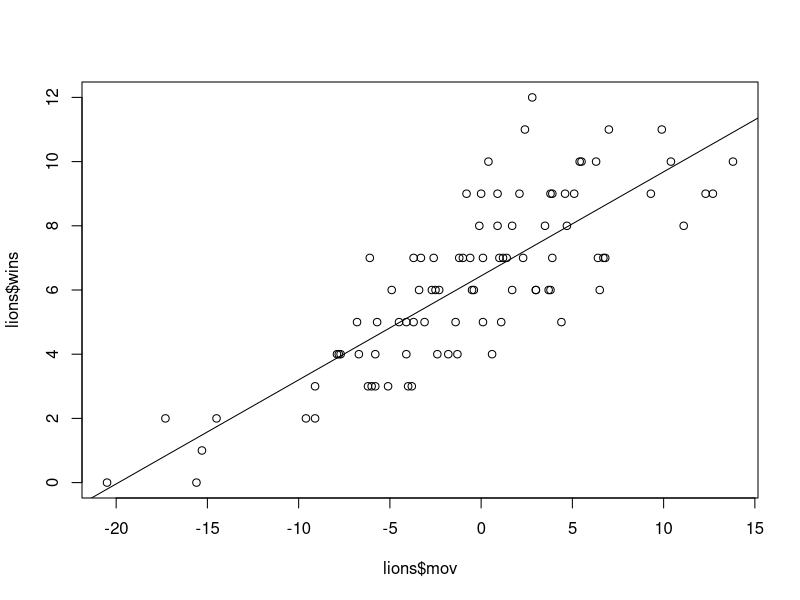
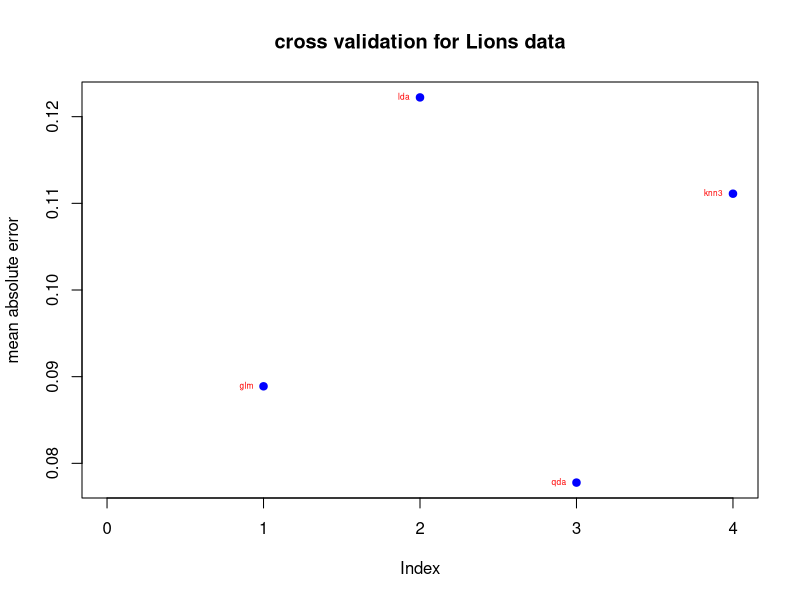

Recreate these plots in R, in order.
## ---- chunk 1
library(tidyverse)
## ---- chunk 2
lions <- read.csv("sportsref_download - sportsref_download.csv")

str(lions)
## ---- chunk 3
names(lions)[c(4, 5, 6, 17, 18, 19, 20, 21, 22, 23, 24)] <- c(
  "wins", "loss", "ties", "off.pts.rnk", "off.yds.rnk", "def.pts.rnk", 
  "def.yds.rnk", "tak.giv.rnk", "pts.df.rnk", "yds.df.rnk", "num.teams"
)

names(lions) <- names(lions) %>% str_to_lower()

lions <- lions[, -c(2,3)]
## ---- chunk 4
slr_model <- lm(wins ~ mov, data = lions)

summary(slr_model)

confint(slr_model)
## ---- chunk 5
plot(lions$mov, lions$wins)
abline(slr_model)
## ---- chunk 6
mlr_model <- lm(wins ~ . - year - loss - ties - pd - div..finish - playoffs - coaches - av - passer - rusher - receiver, data = lions)

summary(mlr_model)
## ---- chunk 7
mlr_model <- lm(wins ~ pf + pa + tak.giv.rnk + num.teams, data = lions)

summary(mlr_model)
## ---- chunk 8
mlr_model2 <- update(mlr_model, ~ . + av)

summary(mlr_model2)
## ---- chunk 9
mlr_model2 <- update(mlr_model2, ~ . - 1 - num.teams) 

summary(mlr_model2)
## ---- chunk 10
mlr_model3 <- update(mlr_model2, ~. + coaches  )

summary(mlr_model3)
## ---- chunk 11
cor(lions[,-c(5, 6, 10:14,28)])
## ---- chunk 12
lions <- lions %>%
  mutate(win.threshold = as.factor(ifelse(wins >= 10, "Playoffs", "No-playoffs")))

attach(lions)
## ---- chunk 13
log_reg_model <- glm(win.threshold ~ pf + pa + tak.giv.rnk + mov + sos , lions, family = binomial)

summary(log_reg_model)
## ---- chunk 14
contrasts(win.threshold)

glm_prob <- predict(log_reg_model, type = "response")
glm_pred <- rep("No-playoffs", nrow(lions))
glm_pred[glm_prob > 0.5] = "Playoffs"

table(glm_pred, win.threshold)
mean(glm_pred == win.threshold)
## ---- chunk 15
train <- (year < length(year) * 0.8 + min(year))
test <- !train

log_reg_model2 <- glm(win.threshold ~ pf + pa + tak.giv.rnk + mov + sos , lions, family = binomial, subset = train)

glm_prob2 <- predict(log_reg_model2, lions[test,], type = "response")
glm_pred2 <- rep("No-playoffs", nrow(lions[test,]))
glm_pred2[glm_prob2 > 0.5] = "Playoffs"

table(glm_pred2, win.threshold[test])
mean(glm_pred2 == win.threshold[test])
mean(glm_pred2 != win.threshold[test])

## ---- chunk 16
library(MASS)
lda_model <- lda(win.threshold ~ pf + pa + tak.giv.rnk + mov + sos , data = lions, subset = train)

lda_model

## ---- chunk 17
lda_pred <- predict(lda_model, lions[test,])
lda_class <- lda_pred$class

table(lda_class, win.threshold[test])
mean(lda_class == win.threshold[test])
## ---- chunk 18
qda_model <- qda(win.threshold ~ pf + pa + tak.giv.rnk + mov + sos , data = lions, subset = train)

qda_model
## ---- chunk 19
qda_class <- predict(qda_model, lions[test,])$class
table(qda_class, win.threshold[test])
mean(qda_class == win.threshold[test])
## ---- chunk 20
library(class)
train_x <- cbind(pf, pa, tak.giv.rnk, mov, sos)[train,]
test_x <- cbind(pf, pa, tak.giv.rnk, mov, sos)[test,]
train_win.threshold <- win.threshold[train]

set.seed(1)
knn1_pred <- knn(train_x, test_x, train_win.threshold, k = 1)
table(knn1_pred, win.threshold[test])
mean(knn1_pred == win.threshold[test])
## ---- chunk 21
set.seed(1)
knn3_pred <- knn(train_x, test_x, train_win.threshold, k = 3)
table(knn3_pred, win.threshold[test])
mean(knn3_pred == win.threshold[test])
## ---- chunk 22
set.seed(1)
train <- sample(90,90)

lions_cv <- lions[train,]
## ---- chunk 23
MAE <- c()

# logistic regression
mae <- c()
for (i in 1:10) {
  train_data <- lions_cv[-((i*9-8):(i*9)), ]
  test_data <- lions_cv[((i*9-8):(i*9)), ]
  log <- glm(win.threshold ~ pf + pa + tak.giv.rnk + mov + sos , data = train_data , family = binomial)
  log_probs <- predict(log, test_data, type = "response")
  log_pred <- rep("No-playoffs", nrow(test_data))
  log_pred[log_probs > 0.5] <- "Playoffs"
  mae <- c(mae, mean(abs(as.integer(log_pred == "Playoffs") - as.integer(test_data$win.threshold == "Playoffs"))))
}
MAE <- c(MAE, mean(mae))

# lda
mae <- c()
for(i in 1:10) {
  train_data <- lions_cv[-((i*9-8):(i*9)), ]
  test_data <- lions_cv[((i*9-8):(i*9)), ]
  lda <- lda(win.threshold ~ pf + pa + tak.giv.rnk + mov + sos , data = train_data)
  lda_pred <- predict(lda, test_data)
  mae <- c(mae, mean(abs(as.integer(lda_pred$class == "Playoffs") - as.integer(test_data$win.threshold == "Playoffs"))))
}
MAE <- c(MAE, mean(mae))

# qda
mae <- c()
for(i in 1:10) {
  train_data <- lions_cv[-((i*9-8):(i*9)), ]
  test_data <- lions_cv[((i*9-8):(i*9)), ]
  qda <- qda(win.threshold ~ pf + pa + tak.giv.rnk + mov + sos , data = train_data)
  qda_pred <- predict(qda, test_data)
  mae <- c(mae, mean(abs(as.integer(qda_pred$class == "Playoffs") - as.integer(test_data$win.threshold == "Playoffs"))))
}
MAE <- c(MAE,mean(mae))

# knn k = 3
train_x <- cbind(pf, pa, tak.giv.rnk, mov, sos)[-((i*9-8):(i*9)), ]
test_x <- cbind(pf, pa, tak.giv.rnk, mov, sos)[((i*9-8):(i*9)), ]
train_win.threshold <- win.threshold[-((i*9-8):(i*9))]

mae <- c()
for(i in 1:10) {
  train_data <- lions_cv[-((i*9-8):(i*9)), ]
  test_data <- lions_cv[((i*9-8):(i*9)), ]
  knn3_pred <- knn(train_x, test_x, train_win.threshold, k = 3)
  mae <- c(mae, mean(abs(as.integer(knn3_pred == "Playoffs") - as.integer(test_data$win.threshold == "Playoffs"))))
}
MAE <- c(MAE, mean(mae))

MAE
## ---- chunk 24

plot(MAE, xlim=c(0,4),col='blue', type='p', pch=19, main='cross validation for Lions data', ylab='mean absolute error')

text(c(1:4), MAE, c('glm', 'lda', 'qda','knn3'), pos=2, cex=0.5, col="red")

